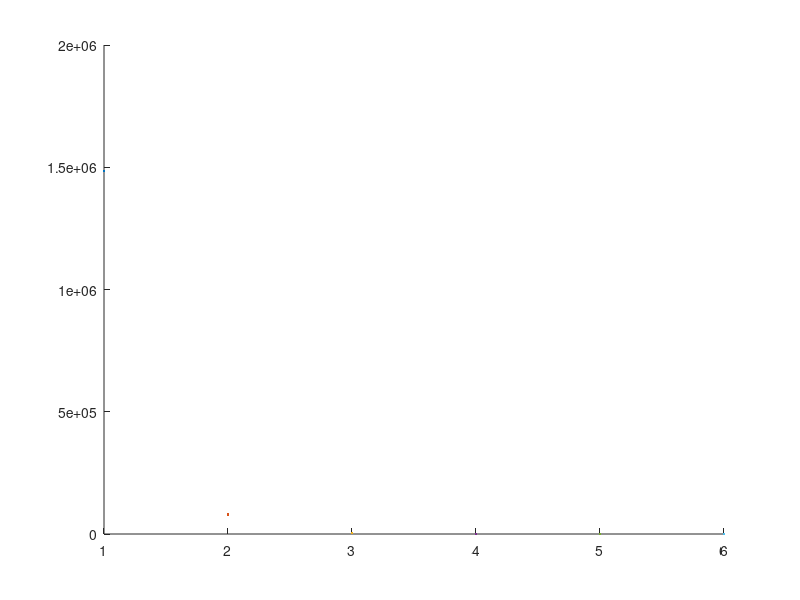

MATLAB code to generate this figure:
clear all
clc
close all
v1 = 3000; % m/s
T1 = 300; % K
tv = 3390;

M = 14.0067*2;
Ru = 8314;
Rn2 = Ru/M;

fh= @(T,R) 7/2*R*T + R * T * tv/T/(exp(tv./T)  -1);

h1 = fh(T1,Rn2);

addpath('/home/ryan/Documents/Aero/Hypersonic/Numerical/Eqair/')
eps0 = 0.001;
eps1 = 0.1;

err = 1e-8;

% Old values
u2 = eps0 * v1;
T2 = eps0*(T1 + v1 ^ 2 / Rn2 * (1 - eps0));
h2 = h1 + v1 ^ 2 / 2 * (1 - eps0 ^ 2);

h2_ = fh(T2,Rn2);

fepso = h2 - h2_;


delta = 1;
it = 0;
figure
hold on

while err < delta
	u2 = eps1 * v1;
	T2 = eps1*(T1 + v1 ^ 2 / Rn2 * (1 - eps1));
	h2 = h1 + v1 ^ 2 / 2 * (1 - eps1 ^ 2);

	h2_ = fh(T2,Rn2);

	feps = h2 - h2_;

	tmp = eps1;

	eps1 = eps1 - feps/((feps - fepso)/(eps1-eps0));

	eps0 = tmp;
	fepso = feps;
	delta = abs(feps);
	it = it + 1;
	plot(it,delta)
end
T21 = T2/T1

rmpath('/home/ryan/Documents/Aero/Hypersonic/Numerical/Eqair/')


% temperature ratio over normal shock